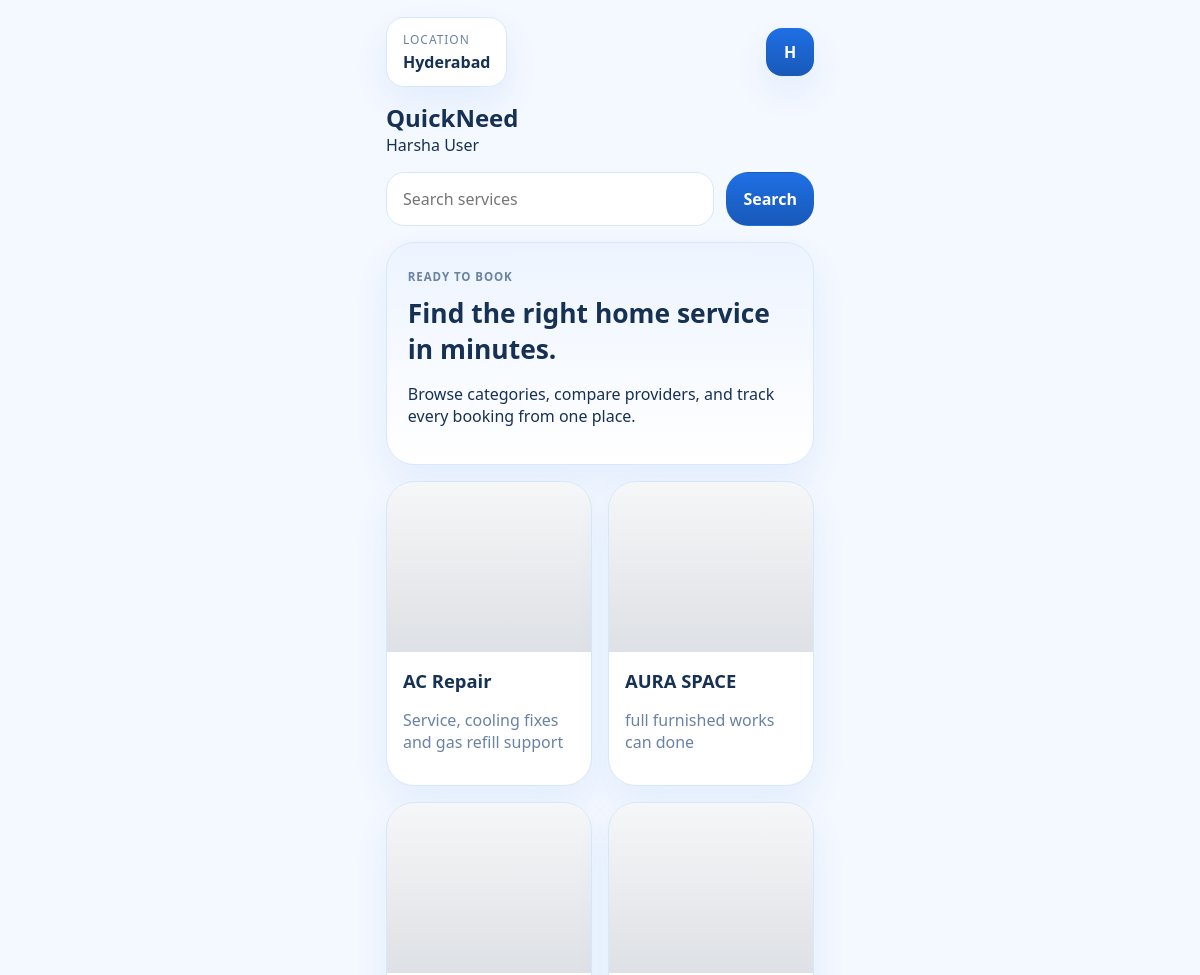
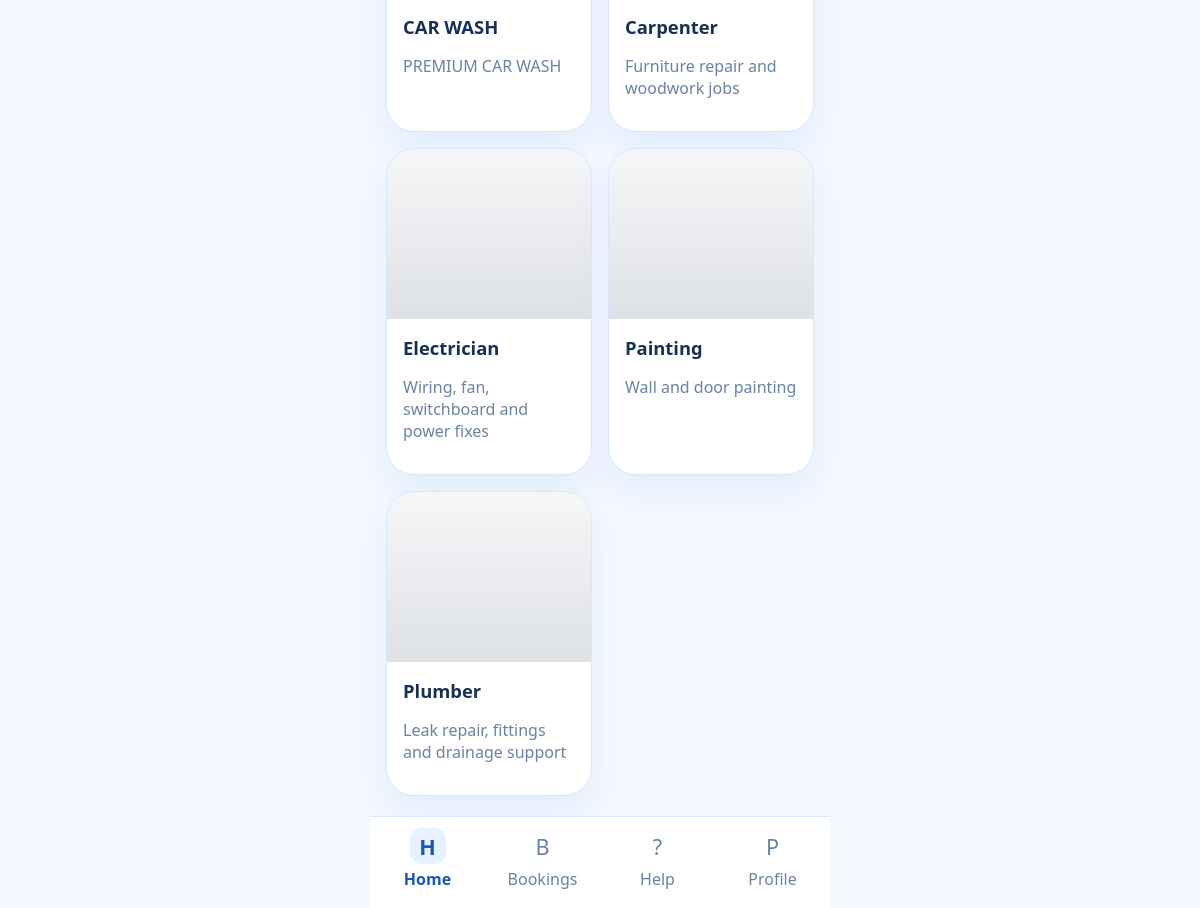
Screenshot of /home (signed in) with the database file from the repository (2 pictures, top to bottom).
### tables this page shows
CREATE TABLE users (
            id INTEGER PRIMARY KEY AUTOINCREMENT,
            email TEXT UNIQUE NOT NULL,
            phone TEXT NOT NULL,
            password TEXT NOT NULL
        , role TEXT DEFAULT 'user', full_name TEXT, city TEXT);

CREATE TABLE services (
            id INTEGER PRIMARY KEY AUTOINCREMENT,
            slug TEXT UNIQUE,
            name TEXT NOT NULL,
            tagline TEXT NOT NULL,
            icon TEXT,
            price_from INTEGER DEFAULT 0,
            accent TEXT,
            image TEXT
        );

### app.py (the view)
@app.route("/home")
@login_required
@customer_required
def home():
    search_query = request.args.get("q", "").strip()
    current_user = get_current_user()
    services = get_services(search_query)
    conn = get_db()
    recent_rows = conn.execute(
        """
        SELECT * FROM bookings
        WHERE user_email = ?
        ORDER BY id DESC
        LIMIT 3
        """,
        (session["user_email"],),
    ).fetchall()
    all_rows = conn.execute(
        "SELECT * FROM bookings WHERE user_email = ?",
        (session["user_email"],),
    ).fetchall()
    conn.close()
    return render_template(
        "home.html",
        user_name=session.get("display_name", "User"),
        current_user=current_user,
        services=services,
        recent_bookings=[row_dict(row) for row in recent_rows],
        stats=booking_status_breakdown([row_dict(row) for row in all_rows]),
        search_query=search_query,
    )

### app.py (called while the page is built, shortened)
def get_db() -> sqlite3.Connection:
    conn = sqlite3.connect(DB_PATH)
    conn.row_factory = sqlite3.Row
    return conn

def row_dict(row):
    return dict(row) if row else None

def get_services(search_query: str = "") -> list[dict]:
    conn = get_db()
    rows = conn.execute(
        """
        SELECT
            s.*,
            COUNT(p.id) AS providers_count
        FROM services s
        LEFT JOIN providers p ON p.service_slug = s.slug
        GROUP BY s.id
        ORDER BY s.name
        """
    ).fetchall()
    conn.close()
    services = [row_dict(row) for row in rows]
    return services

def get_current_user() -> dict | None:
    email = session.get("user_email")
    if not email:
        return None
    conn = get_db()
    row = conn.execute("SELECT * FROM users WHERE email = ?", (email,)).fetchone()
    conn.close()
    return row_dict(row)

def booking_status_breakdown(bookings: list[dict]) -> dict:
    counts = {
        "total": len(bookings),
        "pending": 0,
        "accepted": 0,
        "in_progress": 0,
        "completed": 0,
        "cancel_requested": 0,
        "cancelled": 0,
    }
    for booking in bookings:
        status = (booking.get("status") or "").strip().lower()
        if status == "pending":
            counts["pending"] += 1
        elif status == "accepted":
            counts["accepted"] += 1
        elif status == "in progress":
            counts["in_progress"] += 1
        elif status == "completed":
            counts["completed"] += 1
        elif status == "cancel requested":
            counts["cancel_requested"] += 1
        elif status == "cancelled":
            counts["cancelled"] += 1
    return counts

def login_required(view):
    @wraps(view)
    def wrapped_view(*args, **kwargs):
        if "user_email" not in session:
            flash("Please sign in to continue.", "warning")
            return redirect(url_for("login"))
        return view(*args, **kwargs)
    return wrapped_view

def customer_required(view):
    @wraps(view)
    def wrapped_view(*args, **kwargs):
        if session.get("role") == "admin":
            flash("Use the admin dashboard for admin access.", "warning")
            return redirect(url_for("admin_dashboard"))
        return view(*args, **kwargs)
    return wrapped_view

@app.context_processor
def inject_layout_data():
    return {
        "nav_services": get_services(),
        "current_role": session.get("role"),
        "current_endpoint": request.endpoint,
    }

### templates/home.html (shortened to what this page needs)
{% extends "base.html" %}
{% block content %}
<section class="mobile-topbar">
    <div class="home-topbar-row">
        <div class="location-chip">
            <span class="location-label">Location</span>
            <strong>{{ current_user.city or 'Set location' }}</strong>
        </div>
        <a class="profile-mini" href="{{ url_for('profile') }}">
            {{ (current_user.full_name or current_user.email)[0]|upper }}
        </a>
    </div>
    <div class="brand-row compact">
        <div>
            <h1>QuickNeed</h1>
            <p>{{ user_name }}</p>
        </div>
    </div>
</section>
<form method="GET" action="{{ url_for('home') }}" class="service-search-form">
    <input type="text" name="q" value="{{ search_query }}" placeholder="Search services">
    <button type="submit" class="primary-btn">Search</button>
</form>
<section class="home-hero-panel">
    <div>
        <span class="eyebrow">Ready to book</span>
        <h2>Find the right home service in minutes.</h2>
        <p>Browse categories, compare providers, and track every booking from one place.</p>
    </div>
</section>
<section class="service-mobile-grid">
    {% for service in services %}
    <a class="service-mobile-card" href="{{ url_for('service_detail', service_slug=service.slug) }}">
        <div class="service-cover" style="background-image: linear-gradient(180deg, rgba(20,40,71,0.04), rgba(20,40,71,0.14)), url('{{ service.image }}');"></div>
        <div class="service-card-copy">
            <h3>{{ service.name }}</h3>
            <p>{{ service.tagline }}</p>
        </div>
    </a>
    {% endfor %}
</section>
{% endblock %}

### static/app.css (style rules this page uses)
:root { --bg: #f4f8ff; --surface: #ffffff; --surface-soft: #eef5ff; --line: #d9e7fb; --text: #163154; --muted: #6a82a3; --navy: #1f6fe5; --navy-deep: #1859b8; --accent: #e8f1ff; --danger: #d9534f; --warning: #d59b1f; --success: #238a5a; --shadow: 0 16px 34px rgba(31, 111, 229, 0.08); }
* { box-sizing: border-box; }
body { margin: 0; background: var(--bg); color: var(--text); font-family: "Segoe UI", Arial, sans-serif; }
a { color: inherit; text-decoration: none; }
.eyebrow { display: inline-block; margin-bottom: 0.5rem; letter-spacing: 0.08em; text-transform: uppercase; font-size: 0.72rem; font-weight: 700; color: var(--muted); }
.brand-row { display: flex; align-items: center; gap: 1rem; }
.brand-row.compact h1, .brand-row.compact p { margin: 0; }
.mobile-auth, .intro-card, .otp-card, .home-hero-panel, .service-mobile-card, .mobile-booking-card, .support-card, .faq-card, .profile-card, .latest-booking-card, .booking-layout > *, .provider-card, .stat-card, .booking-table-shell, .empty-state { background: var(--surface); border: 1px solid var(--line); box-shadow: var(--shadow); }
.mobile-auth p, .service-card-copy p, .booking-detail-line, .muted-line, .faq-card p, .profile-card p, .section-head p, .provider-phone, .booking-table small { color: var(--muted); }
input, textarea, select { width: 100%; padding: 0.95rem 1rem; border-radius: 18px; border: 1px solid var(--line); background: var(--surface); color: var(--text); font: inherit; }
.primary-btn, .secondary-btn, .table-action, .segment { display: inline-flex; align-items: center; justify-content: center; gap: 0.45rem; border-radius: 22px; padding: 0.95rem 1.25rem; font: inherit; font-weight: 700; border: 1px solid transparent; }
.primary-btn { background: linear-gradient(180deg, var(--navy), var(--navy-deep)); color: white; }
.mobile-topbar { padding-top: 0.3rem; margin-bottom: 1rem; }
.home-topbar-row { display: flex; align-items: center; justify-content: space-between; gap: 1rem; margin-bottom: 0.9rem; }
.location-chip { display: inline-flex; flex-direction: column; gap: 0.2rem; padding: 0.8rem 1rem; border-radius: 18px; background: var(--surface); border: 1px solid var(--line); box-shadow: var(--shadow); }
.location-label { font-size: 0.75rem; color: var(--muted); text-transform: uppercase; letter-spacing: 0.08em; }
.profile-mini { width: 48px; height: 48px; border-radius: 16px; display: grid; place-items: center; background: linear-gradient(180deg, var(--navy), var(--navy-deep)); color: white; font-weight: 800; box-shadow: var(--shadow); }
.service-search-form { display: grid; grid-template-columns: 1fr auto; gap: 0.75rem; margin-bottom: 1rem; }
.service-search-form .primary-btn { padding-inline: 1rem; }
.home-hero-panel { padding: 1.3rem; border-radius: 28px; margin-bottom: 1rem; background: linear-gradient(180deg, #edf4ff, #ffffff); }
.home-hero-panel h2 { margin: 0.2rem 0 0.5rem; font-size: 1.65rem; }
.service-mobile-grid { display: grid; grid-template-columns: repeat(2, minmax(0, 1fr)); gap: 1rem; }
.service-mobile-card { overflow: hidden; border-radius: 28px; }
.service-cover { height: 170px; background-size: cover; background-position: center; }
.service-card-copy { padding: 1rem; }
.service-card-copy h3 { margin: 0 0 0.25rem; font-size: 1.15rem; }

### rows the page displays
users: city "Hyderabad", full_name "H"
services: name "AC Repair", tagline "Service, cooling fixes and gas refill support"
services: name "AURA SPACE", tagline "full furnished works can done"
services: name "CAR WASH", tagline "PREMIUM CAR WASH"
services: name "Carpenter", tagline "Furniture repair and woodwork jobs"
services: name "Electrician", tagline "Wiring, fan, switchboard and power fixes"
services: name "Painting", tagline "Wall and door painting"
services: name "Plumber", tagline "Leak repair, fittings and drainage support"

### other values shown
{{ user_name }} "Harsha User"
